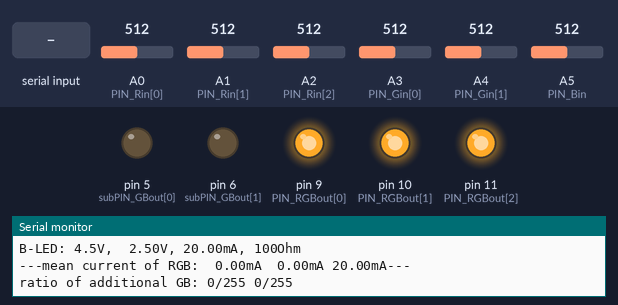
The sketch below on a simulated Arduino Uno, built with avr-gcc and run on an emulated ATmega328P. Shown: output pins drawn as LEDs (lit = HIGH), the last lines printed to the serial monitor. The inputs (shaded band) are chosen by the test bench; at power-on: A0 (PIN_Rin[0]) = 512, A1 (PIN_Rin[1]) = 512, A2 (PIN_Rin[2]) = 512, A3 (PIN_Gin[0]) = 512, A4 (PIN_Gin[1]) = 512, A5 (PIN_Bin) = 512.

Above: at 13.0 s.
13.1 s: "w" received over Serial
At 14.6 s:
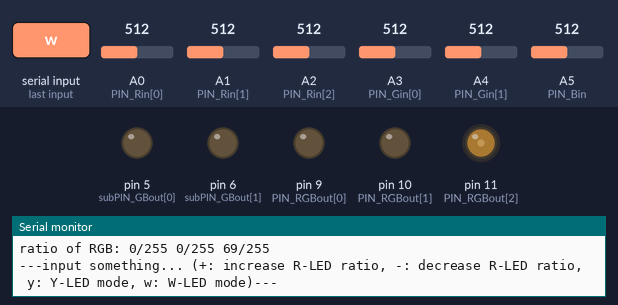
15.3 s: "b" received over Serial
At 16.6 s:
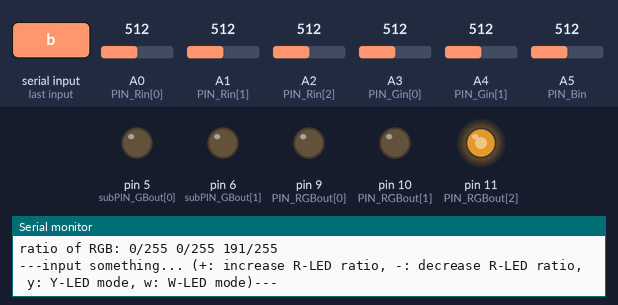
17.4 s: "B" received over Serial
At 18.6 s:
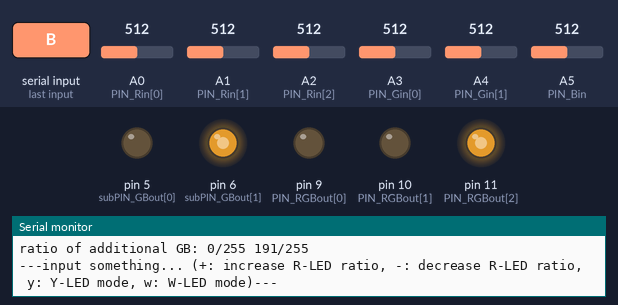
19.6 s: "y" received over Serial
At 20.8 s:
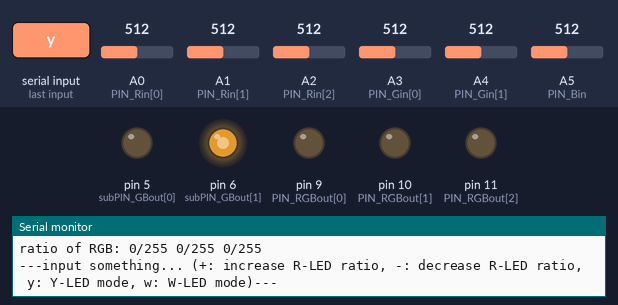
21.7 s: "C" received over Serial
At 22.9 s:
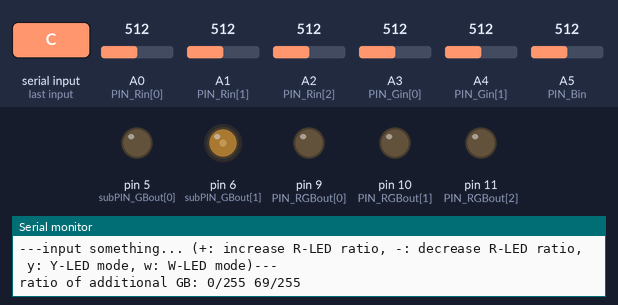
23.9 s: "w" received over Serial
At 25.9 s:
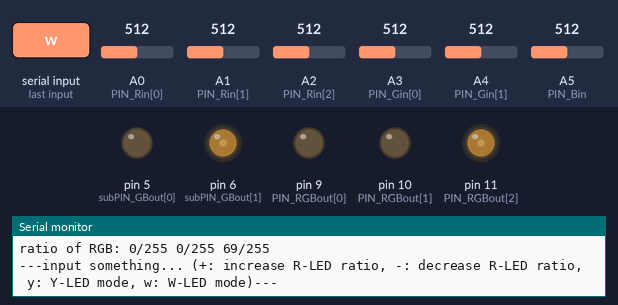
Timing chart, 0 to 27.0 s (numbered marks = the images above; inputs shaded):
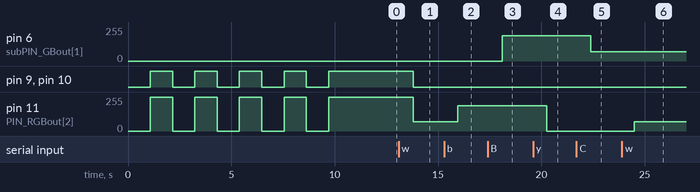

Measured:
- after the input at 13.1 s, pin 9 (PIN_RGBout[0]), pin 10 (PIN_RGBout[1]): HIGH → LOW after 0.71 s; pin 11 (PIN_RGBout[2]): 255/255 → 69/255 after 0.71 s
- after the input at 15.3 s, pin 11 (PIN_RGBout[2]): 69/255 → 191/255 after 0.66 s
- after the input at 17.4 s, pin 6 (subPIN_GBout[1]): 0/255 → 191/255 after 0.71 s
- after the input at 19.6 s, pin 11 (PIN_RGBout[2]): 191/255 → 0/255 after 0.65 s
- after the input at 21.7 s, pin 6 (subPIN_GBout[1]): 191/255 → 69/255 after 0.70 s
- after the input at 23.9 s, pin 11 (PIN_RGBout[2]): 0/255 → 69/255 after 0.60 s

The sketch:

test_led_vr.ino
```cpp
const bool DEBUG = false;
const int ohm_RGB[] = { 100, 100, 100 };
float voltR[3], voltG[2], voltB;
float mA_RGB[3];
float mean_mA_RGB[3];
int ratio_RGB[3] = { 0 };
int i_ratio_input = 0;
float ohm_vr;

// 使うピンの番号
int PIN_Rin[] = { A0, A1, A2 };
int PIN_Gin[] = { A3, A4 };
int PIN_Bin = A5;
int PIN_RGBout[] = { 9, 10, 11 };

// additional LED
int subratio_GB[2] = { 0 };
int subPIN_GBout[2] = { 5, 6 };

// バッファ
char buf_voltR[3][20], buf_voltG[2][20], buf_voltB[20];
char buf_mA_RGB[3][20];
char buf_ohm_vr[20];
char str[80];

// put your setup code here, to run once:
void setup() {
  Serial.begin(9600);
  for (int i_rgb = 0; i_rgb < 3; ++i_rgb) {
    pinMode(PIN_RGBout[i_rgb], OUTPUT);
  }

  // 各LEDに電流を流す（5回）
  for (int cnt = 0; cnt < 5; ++cnt) {
    // when off:
    Serial.println("OFF:");
    for (int i_rgb = 0; i_rgb < 3; ++i_rgb) {
      digitalWrite(PIN_RGBout[i_rgb], LOW);
    }
    read();
    delay(1000);
    // when on
    Serial.println("ON:");
    for (int i_rgb = 0; i_rgb < 3; ++i_rgb) {
      digitalWrite(PIN_RGBout[i_rgb], HIGH);
    }
    read();
    // calculate average current
    for (int i_rgb = 0; i_rgb < 3; ++i_rgb) {
      mean_mA_RGB[i_rgb] += mA_RGB[i_rgb];
    }
    delay(1000);
  }
  // 各LEDにデフォルトで流れる電流を導出（平均値から）
  for (int i_rgb = 0; i_rgb < 3; ++i_rgb) {
    mean_mA_RGB[i_rgb] /= 5;
  }

  // display mean current
  for (int i_rgb = 0; i_rgb < 3; ++i_rgb) {
    dtostrf(mean_mA_RGB[i_rgb], 5, 2, buf_mA_RGB[i_rgb]);
  }
  sprintf(str, "---mean current of RGB: %smA %smA %smA---", buf_mA_RGB[0], buf_mA_RGB[1], buf_mA_RGB[2]);
  Serial.println(str);

  // 2つ目のG-LEDを光らせる
  for (int i_gb = 0; i_gb < 2; ++i_gb) {
    pinMode(subPIN_GBout[i_gb], OUTPUT);
  }
  subratio_GB[0] = 255 * 15.0 / mean_mA_RGB[1];
  subratio_GB[1] = 0;
  lightup_sub(1000);

  if (!DEBUG) {
    return;
  }
  // R-LED, G-LED, B-LED単体のとき（各々15mAの電流を流す）
  for (int i_rgb = 0; i_rgb < 3; ++i_rgb) {
    // calculate
    if (i_rgb == 0) {
      ratio_RGB[i_rgb] = 255 * 16.0 / mean_mA_RGB[i_rgb];
    } else {
      ratio_RGB[i_rgb] = 255 * 15.0 / mean_mA_RGB[i_rgb];
    }
    // lightup
    lightup(2000);
    // reset
    ratio_RGB[i_rgb] = 0;
  }


  // PDを使う場合の最適値（R+G:B=0.25:0.37)
  for (int i_rgb = 0; i_rgb < 3; ++i_rgb) {
    // calculate
    switch (i_rgb) {
      case 0:
        ratio_RGB[0] = 255 * 16.0 / mean_mA_RGB[0];
        break;
      case 1:
        ratio_RGB[1] = 255 * 15.0 / mean_mA_RGB[1] * 5.865873551 / 7.0;
        break;
      case 2:
        ratio_RGB[2] = 255 * 15.0 / mean_mA_RGB[2] * (2 * 0.37 / 0.25 * 0.610694143) / 2.5;
        break;
    }
    // lightup
    lightup(2000);
    // reset
    ratio_RGB[i_rgb] = 0;
  }


  // R-LEDとG-LEDを混ぜ合わせたとき
  Serial.println("----R-LED + G-LED----");
  // calculate
  for (int i_ratio = 0; i_ratio < 21; ++i_ratio) {
    sprintf(str, "ratio of R-LED: %d/20", i_ratio);
    Serial.println(str);
    ratio_RGB[0] = 255 * 16.0 / mean_mA_RGB[0] * (float)i_ratio / 20.0;
    ratio_RGB[1] = 255 * 15.0 / mean_mA_RGB[1] * 5.865873551 / 7.0 * (float)(20 - i_ratio) / 20.0;
    // lightup
    lightup(1000);
  }


  // R-LED, G-LED, B-LEDを混ぜ合わせたとき
  Serial.println("----R-LED + G-LED + B-LED----");
  // calculate
  ratio_RGB[2] = 255 * 15.0 / mean_mA_RGB[2] * (1 * 0.37 / 0.25 * 0.610694143) / 2.5;
  for (int i_ratio = 0; i_ratio < 21; ++i_ratio) {
    sprintf(str, "ratio of R-LED: %d/20", i_ratio);
    Serial.println(str);
    ratio_RGB[0] = 255 * 16.0 / mean_mA_RGB[0] * (float)i_ratio / 20.0;
    ratio_RGB[1] = 255 * 15.0 / mean_mA_RGB[1] * 5.865873551 / 7.0 * (float)(20 - i_ratio) / 20.0;
    // lightup
    lightup(1000);
  }
  Serial.println("input something... (+: increase R-LED ratio, -: decrease R-LED ratio, y: Y-LED mode, w: W-LED mode)");
}


void loop() {
  if (Serial.available() > 0) {
    char val;
    bool flg = false;
    val = Serial.read();
    switch (val) {
      // 混色
      case '+':
        i_ratio_input = (i_ratio_input + 1) % 21;
        flg = true;
        break;
      case '-':
        i_ratio_input = (i_ratio_input + 20) % 21;
        flg = true;
        break;
      case 'y':
        ratio_RGB[2] = 0;
        flg = true;
        break;
      case 'w':
        ratio_RGB[2] = 255 * 15.0 / mean_mA_RGB[2] * (1 * 0.37 / 0.25 * 0.610694143) / 2.5;
        flg = true;
        break;
      // 単色光
      case 'r':
        ratio_RGB[0] = 255 * 16.0 / mean_mA_RGB[0];
        ratio_RGB[1] = 0;
        ratio_RGB[2] = 0;
        lightup(100);
        break;
      case 'g':
        ratio_RGB[0] = 0;
        ratio_RGB[1] = 255 * 15.0 / mean_mA_RGB[1];
        ratio_RGB[2] = 0;
        lightup(100);
        break;
      case 'b':
        ratio_RGB[0] = 0;
        ratio_RGB[1] = 0;
        ratio_RGB[2] = 255 * 15.0 / mean_mA_RGB[2];
        lightup(100);
        break;
      //2つ目のLEDへの書き込み用
      case 'G':
        subratio_GB[0] = 255 * 15.0 / mean_mA_RGB[1];
        subratio_GB[1] = 0;
        lightup_sub(100);
        break;
      case 'B':
        subratio_GB[0] = 0;
        subratio_GB[1] = 255 * 15.0 / mean_mA_RGB[2];
        lightup_sub(100);
        break;
      case 'C':
        subratio_GB[0] = 255 * 15.0 / mean_mA_RGB[1] * 5.865873551 / 7.0;
        subratio_GB[1] = 255 * 15.0 / mean_mA_RGB[2] * (1 * 0.37 / 0.25 * 0.610694143) / 2.5;
        lightup_sub(100);
      default:
        goto DELAY;
        break;
    }
    if (flg) {
      // calculate
      ratio_RGB[0] = 255 * 16.0 / mean_mA_RGB[0] * (float)i_ratio_input / 20.0;
      ratio_RGB[1] = 255 * 15.0 / mean_mA_RGB[1] * 5.865873551 / 7.0 * (float)(20 - i_ratio_input) / 20.0;
      // display
      sprintf(str, "input char: %c, ratio of R-LED: %d/20", val, i_ratio_input);
      Serial.println(str);
      lightup(100);
    }
    Serial.println("---input something... (+: increase R-LED ratio, -: decrease R-LED ratio, y: Y-LED mode, w: W-LED mode)---");
  }
DELAY:
  delay(1000);
}

void read() {
  // calculate Volt
  for (int r = 0; r < 3; ++r) {
    voltR[r] = analogRead(PIN_Rin[r]) * 5.0 / 1024.0;
    dtostrf(voltR[r], 5, 2, buf_voltR[r]);
  }
  for (int g = 0; g < 2; ++g) {
    voltG[g] = analogRead(PIN_Gin[g]) * 5.0 / 1024.0;
    dtostrf(voltG[g], 5, 2, buf_voltG[g]);
  }
  voltB = analogRead(PIN_Bin) * 5.0 / 1024.0;
  dtostrf(voltB, 5, 2, buf_voltB);
  // calculate current
  mA_RGB[0] = (voltR[0] - voltR[1]) * 1000.0 / (float)ohm_RGB[0];
  mA_RGB[1] = (voltG[0] - voltG[1]) * 1000.0 / (float)ohm_RGB[1];
  mA_RGB[2] = (4.5 - voltB) * 1000.0 / (float)ohm_RGB[2];
  for (int i = 0; i < 3; ++i) {
    dtostrf(mA_RGB[i], 5, 2, buf_mA_RGB[i]);
  }
  // calculate variable resistance
  ohm_vr = (voltR[1] - voltR[2]) * 1000.0 / mA_RGB[0];
  dtostrf(ohm_vr, 5, 2, buf_ohm_vr);
  // display
  sprintf(str, "R-LED: %sV, %sV %sV, %smA, %dOhm, %sOhm", buf_voltR[0], buf_voltR[1], buf_voltR[2], buf_mA_RGB[0], ohm_RGB[0], buf_ohm_vr);
  Serial.println(str);
  sprintf(str, "G-LED: %sV, %sV, %smA, %dOhm", buf_voltG[0], buf_voltG[1], buf_mA_RGB[1], ohm_RGB[1]);
  Serial.println(str);
  sprintf(str, "B-LED: %sV, %sV, %smA, %dOhm", "4.5", buf_voltB, buf_mA_RGB[2], ohm_RGB[2]);
  Serial.println(str);
}

void lightup(int time_delay) {
  // calibrate
  for (int i_rgb = 0; i_rgb < 3; ++i_rgb) {
    if (ratio_RGB[i_rgb] > 255) {
      ratio_RGB[i_rgb] = 255;
    }
    // write
    analogWrite(PIN_RGBout[i_rgb], ratio_RGB[i_rgb]);
  }
  // display
  sprintf(str, "ratio of RGB: %d/255 %d/255 %d/255", ratio_RGB[0], ratio_RGB[1], ratio_RGB[2]);
  Serial.println(str);
  // prepare for next action
  delay(time_delay);
};

void lightup_sub(int time_delay) {
  // calibrate
  for (int i_gb = 0; i_gb < 2; ++i_gb) {
    if (subratio_GB[i_gb] > 255) {
      subratio_GB[i_gb] = 255;
    }
    // write
    analogWrite(subPIN_GBout[i_gb], subratio_GB[i_gb]);
  }
  // display
  sprintf(str, "ratio of additional GB: %d/255 %d/255", subratio_GB[0], subratio_GB[1]);
  Serial.println(str);
  // prepare for next action
  delay(time_delay);
};
```
